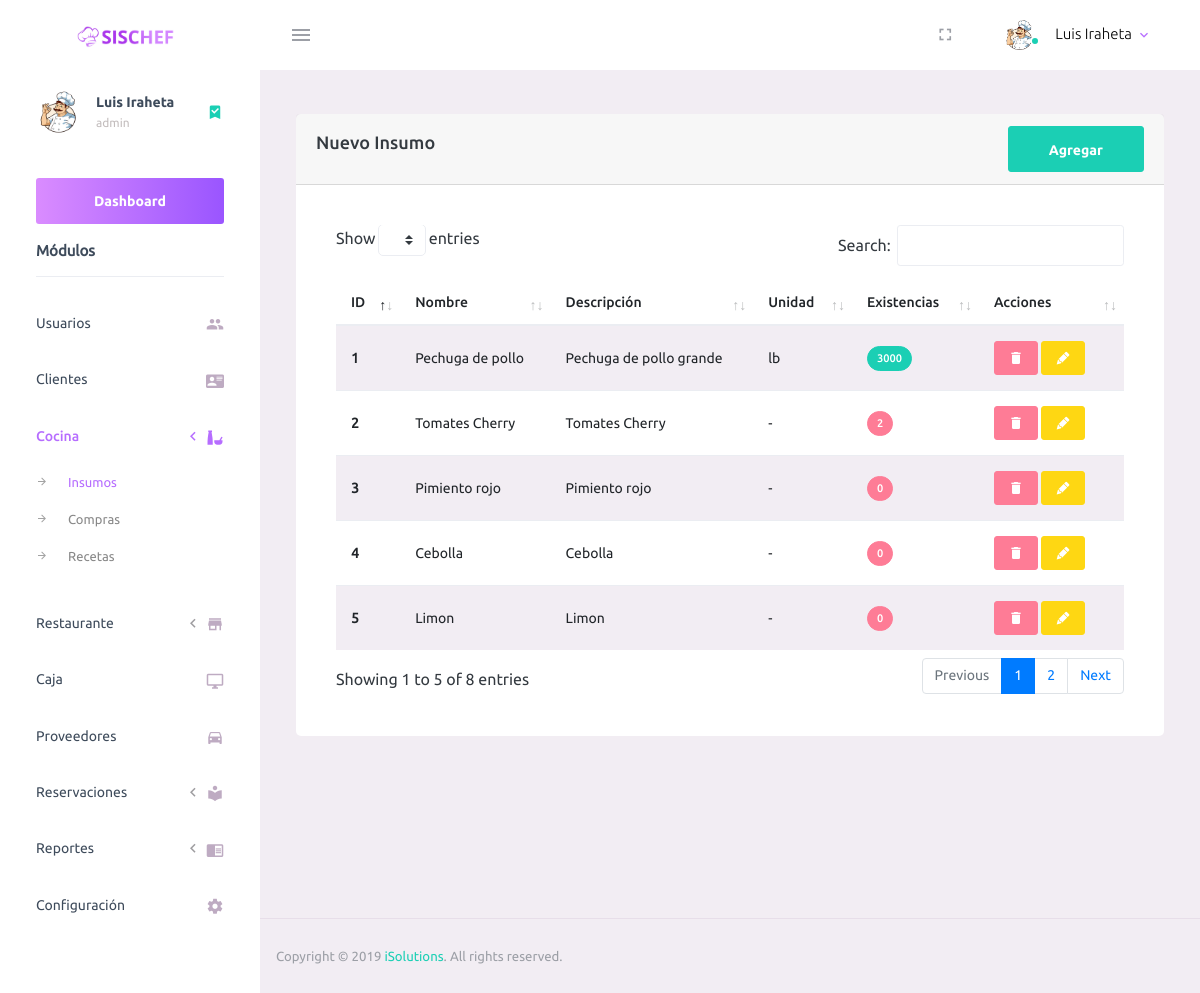
Page /admin/supplies.php (signed in) on the earlier database version.
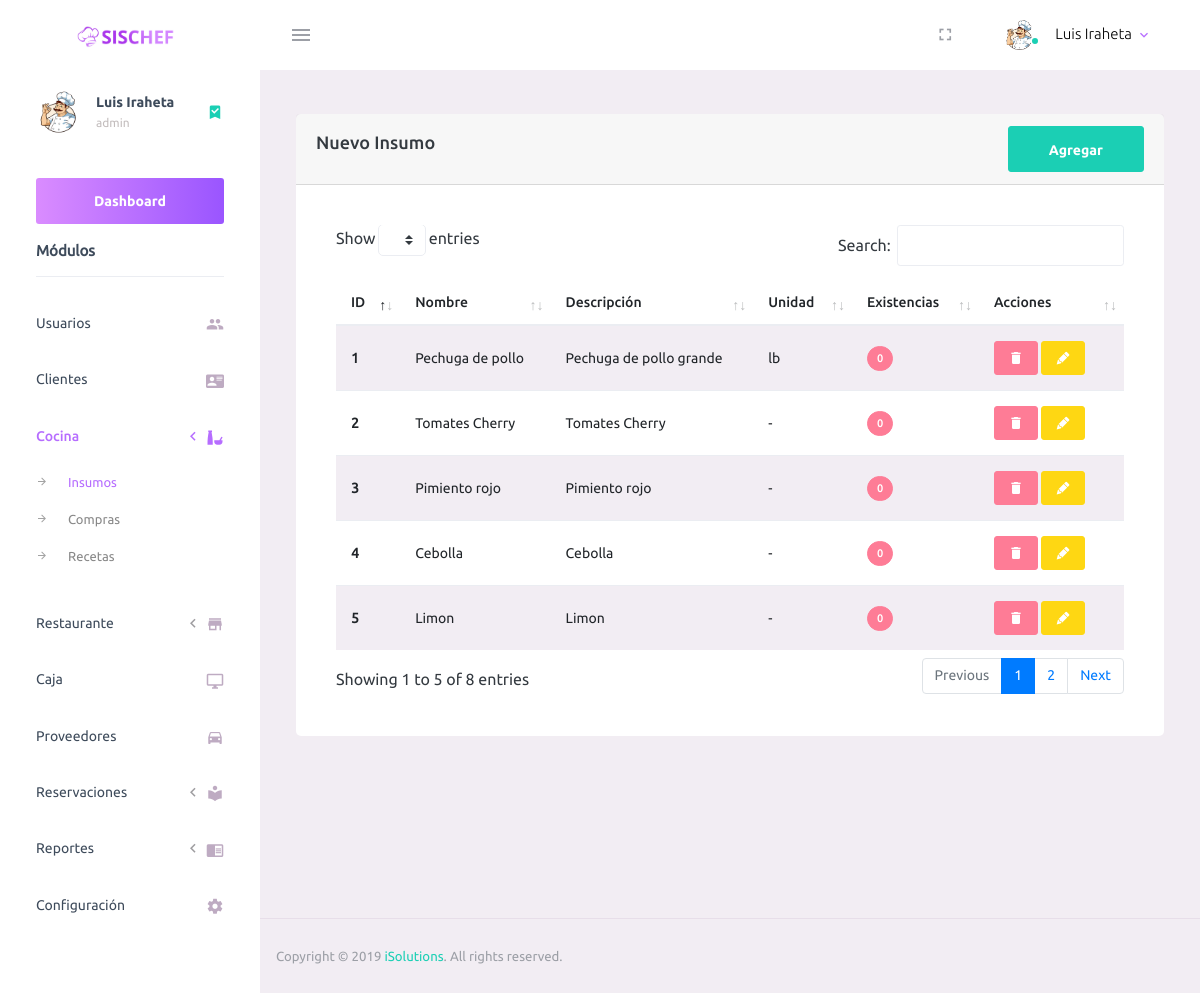
Same page on the later database version.
### tables this page shows
CREATE TABLE `insumos` (
  `id` int(11) NOT NULL,
  `nombre` varchar(50) NOT NULL,
  `descripcion` varchar(150) NOT NULL,
  `existencias` int(15) DEFAULT NULL,
  `unidad` varchar(7) NOT NULL,
  `fecha_ingreso` timestamp NULL DEFAULT NULL,
  `fecha_modificacion` timestamp NULL DEFAULT NULL
);

### admin/supplies.php (the view, shortened to what this page needs)
<?php include_once("./template/_header.php");?>
<div class="main-panel">
	<div class="content-wrapper">
		<div class="row">
			<div class="col-md-12">
				<div class="card">
					<div class="card-header">
						<div class="d-flex align-items-center">
							<h4 class="card-title">Nuevo Insumo</h4>
							<button class="btn btn-success btn-round ml-auto" data-toggle="modal"
								data-target="#addRowModal">
								Agregar
							</button>
						</div>
					</div>
					<div class="card-body">
						<div class="table-responsive">
							<table id="add-row" class="display table table-striped table-hover">
								<thead>
									<tr>
										<th>ID</th>
										<th>Nombre</th>
										<th>Descripción</th>
										<th>Unidad</th>
										<th>Existencias</th>
										<th width="100">Acciones</th>
									</tr>
								</thead>
								<tbody>
									<?php
										$sql = "SELECT * FROM insumos";
										$ejecutar = $conexion->query($sql);
										while ($reg = $ejecutar->fetch_assoc()) {
											echo "<tr>";
											echo "<th scope='row'>" . ($reg["id"])  . "</th>";
											echo "<td>" . ($reg["nombre"]) . "</td>";
											echo "<td>" . ($reg["descripcion"]) . "</td>";
											echo "<td>" . ($reg["unidad"]) . "</td>";
											if($reg["existencias"] <=$data[7]){
												echo "<td><span class='badge badge-pill badge-danger'>" . ($reg["existencias"]) . "</span></td>";
											}else{
												echo "<td><span class='badge badge-pill badge-success'>" . ($reg["existencias"]) . "</span></td>";
											}
											?>
									<td>
										<a name="edit" value="Delete" id="<?php echo $reg["id"]; ?>"
											class="btn btn-danger btn-sm delete_data"><i style="color:white !important;"
												class='mdi mdi-delete'></i></a>
										<a name="edit" value="Edit" id="<?php echo $reg["id"]; ?>"
											class="btn btn-warning btn-sm edit_data"><i style="color:white !important;"
												class='mdi mdi-lead-pencil'></i></a></td>
									</tr>
									<?php  }
										?>
								</tbody>
							</table>
						</div>
					</div>
				</div>
			</div>
		</div>
	</div>
	<?php  include_once("./template/_footer.php") ?>

Differences in the rows shown:
changed insumos "Pechuga de pollo": existencias "3000" → "0"
changed insumos "Tomates Cherry": existencias "2" → "0"
